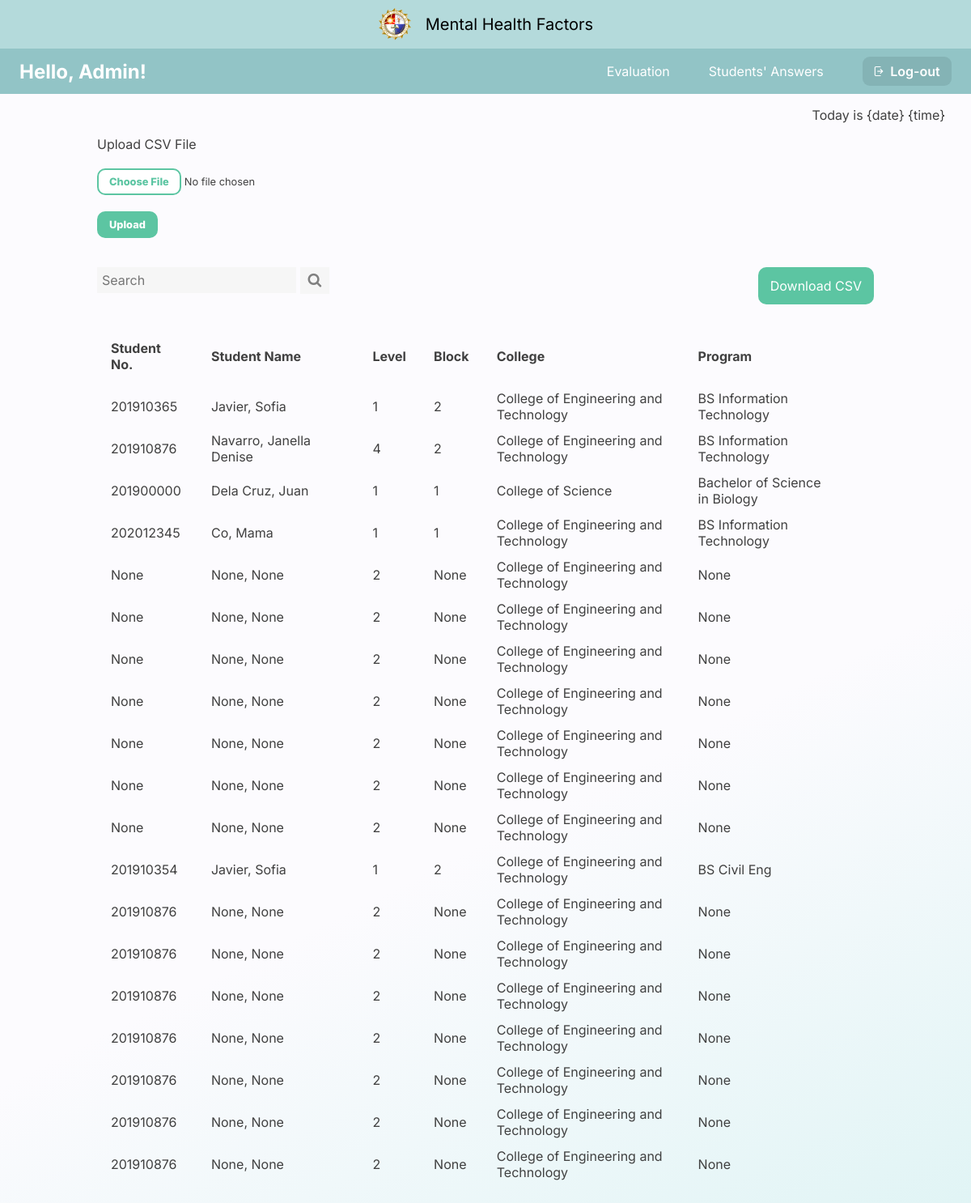
Before: /student_list with the older database file.
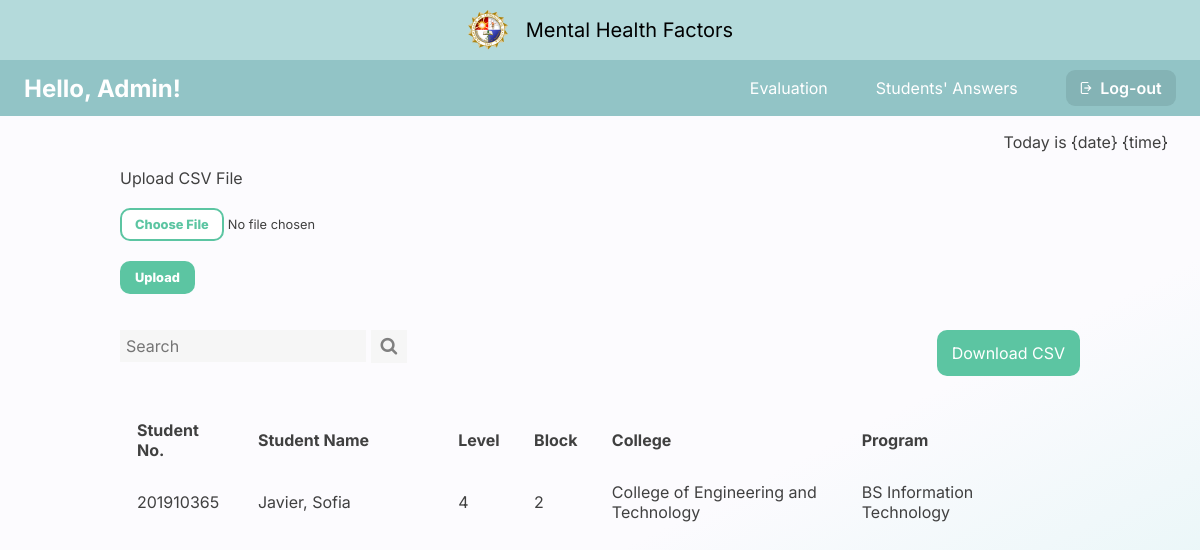
After: the same page with the newer database file.
### capswebsite/models.py (models this page shows, shortened)
class Answers(models.Model):
    email_error_message = 'Email must be: @plm.edu.ph'
    email_regex = RegexValidator(
    regex=r'^[A-Za-z0-9._%+-]+@plm.edu.ph$',
    message=email_error_message
    )
    ID_error_message = 'Faculty ID must be entered in format: 20XXXXXXX'
    ID_regex = RegexValidator(
        regex=r'^20\d{7}$',
        message=ID_error_message
    )
    Year_CHOICES = (
        ('1', '1'),
        ('2', '2'),
        ('3', '3'),
        ('4', '4'),
        ('5', '5'),
        ('6', '6'),
    )
    email = models.EmailField(verbose_name="Email",max_length=60,validators=[email_regex],blank=True)
    firstName = models.CharField(max_length=100, verbose_name='First Name', null=True,blank=True)
    lastName = models.CharField(max_length=100, verbose_name='Last Name', null=True,blank=True)
    numberID = models.CharField(max_length=100,validators=[ID_regex], verbose_name='Number ID', null=True,blank=True)
    college= models.ForeignKey(College, verbose_name='College',null=True,blank=True,on_delete=models.CASCADE)
    course= models.ForeignKey(Course, verbose_name='Course',null=True,blank=True,on_delete=models.CASCADE)
    year = models.CharField(max_length=10, choices=Year_CHOICES, verbose_name='Year', null=True,blank=True)
    block = models.CharField(max_length=10, verbose_name='Block', null=True,blank=True)
    question1 = models.CharField(max_length=1000, verbose_name="question1",null=True, blank =True)
    question2 = models.CharField(max_length=1000, verbose_name="question2",null=True, blank =True)
    question3 = models.CharField(max_length=1000, verbose_name="question3",null=True, blank =True)
    question4 = models.CharField(max_length=1000, verbose_name="question4",null=True, blank =True)
    question5 = models.CharField(max_length=1000, verbose_name="question5",null=True, blank =True)

class College(models.Model):
    college = models.CharField(max_length=100, verbose_name="College",unique=True,null=True, blank =True)
    def __str__(self):
        return f"{self.college}"

class Course(models.Model):
    college = models.ForeignKey(College, verbose_name='College',null=True,blank=True,on_delete=models.CASCADE)
    course = models.CharField(max_length=100, verbose_name="Course",unique=True,null=True, blank =True)
    def __str__(self):
        return f"{self.course}"

### capswebsite/views.py (the view, shortened to what this page needs)
# urls.py: path('student_list',views.student_list, name="student_list"),
def student_list(request):
    answers = Answers.objects.all
    return render(request,'admin/student_list.html',{'answers':answers})

### capswebsite/templates/admin/student_list.html (shortened to what this page needs)
{% load static %}
{% include 'admin/admin_navbar.html' %}
{% block content %}
    <p class="date-time">Today is {date} {time}</p>
    <form method="post" enctype="multipart/form-data">
        <div class="upload-div">
            <label>Upload CSV File</label>
            <br><br>
            <input class="choose-file" type="file" name="file">
            <br><br>
            <button class="upload-btn" type="submit">Upload</button>
        </div>
    </form>
    <div class="centered-div">
        <div class="top-row">
            <div class="search-container">
                <form action="#">
                <input type="text" placeholder="Search" name="search">
                <button type="submit"><i class="fa fa-search"></i></button>
                </form>
            </div>
            <div class="dl-csv">
                <a href="{% url 'answers_csv'%}"><button class="dl-btn"> Download CSV </button></a>
            </div>
        </div>
        <br><br>
        <table class="stud-list-tbl">
            <thead>
            <tr>
                <td width="12%"> Student No. </td>
                <td width="20%"> Student Name </td>
                <td width="5%"> Level </td>
                <td width="5%"> Block </td>
                <td width="25%"> College </td>
                <td width="20%"> Program </td>
                <td width="2%"></td>
            </tr>
            </thead>
            <tbody>
                {% for students in answers %}
            <tr>
                <td><a href="{% url 'student_answer' students.id %}"> {{students.numberID}} </a></td>
                <td><a href="{% url 'student_answer' students.id %}"> {{students.lastName}}, {{students.firstName}} </a></td>
                <td><a href="{% url 'student_answer' students.id %}"> {{students.year}} </a></td>
                <td><a href="{% url 'student_answer' students.id %}"> {{students.block}} </a></td>
                <td><a href="{% url 'student_answer' students.id %}"> {{students.college}} </a></td>
                <td><a href="{% url 'student_answer' students.id %}"> {{students.course}} </a></td>
            </tr>
            {%endfor%}
            </tbody>
        </table>
    </div>
{% endblock %}

Changed rows visible on the page:
removed Answers: numberID "201910365", lastName "Javier", firstName "Sofia", year "1", block "2", college "College of Engineering and Technology", course "BS Information Technology"
removed Answers: numberID "201910876", lastName "Navarro", firstName "Janella Denise", year "4", block "2", college "College of Engineering and Technology", course "BS Information Technology"
removed Answers: numberID "201900000", lastName "Dela Cruz", firstName "Juan", year "1", block "1", college "College of Science", course "Bachelor of Science in Biology"
removed Answers: numberID "202012345", lastName "Co", firstName "Mama", year "1", block "1", college "College of Engineering and Technology", course "BS Information Technology"
removed Answers: numberID "None", lastName "None", firstName "None", year "2", block "None", college "College of Engineering and Technology", course "None"
removed Answers: numberID "None", lastName "None", firstName "None", year "2", block "None", college "College of Engineering and Technology", course "None"
removed Answers: numberID "None", lastName "None", firstName "None", year "2", block "None", college "College of Engineering and Technology", course "None"
removed Answers: numberID "None", lastName "None", firstName "None", year "2", block "None", college "College of Engineering and Technology", course "None"
removed Answers: numberID "None", lastName "None", firstName "None", year "2", block "None", college "College of Engineering and Technology", course "None"
removed Answers: numberID "None", lastName "None", firstName "None", year "2", block "None", college "College of Engineering and Technology", course "None"
removed Answers: numberID "None", lastName "None", firstName "None", year "2", block "None", college "College of Engineering and Technology", course "None"
removed Answers: numberID "201910354", lastName "Javier", firstName "Sofia", year "1", block "2", college "College of Engineering and Technology", course "BS Civil Eng"
removed Answers: numberID "201910876", lastName "None", firstName "None", year "2", block "None", college "College of Engineering and Technology", course "None"
removed Answers: numberID "201910876", lastName "None", firstName "None", year "2", block "None", college "College of Engineering and Technology", course "None"
removed Answers: numberID "201910876", lastName "None", firstName "None", year "2", block "None", college "College of Engineering and Technology", course "None"
removed Answers: numberID "201910876", lastName "None", firstName "None", year "2", block "None", college "College of Engineering and Technology", course "None"
removed Answers: numberID "201910876", lastName "None", firstName "None", year "2", block "None", college "College of Engineering and Technology", course "None"
removed Answers: numberID "201910876", lastName "None", firstName "None", year "2", block "None", college "College of Engineering and Technology", course "None"
removed Answers: numberID "201910876", lastName "None", firstName "None", year "2", block "None", college "College of Engineering and Technology", course "None"
added Answers: numberID "201910365", lastName "Javier", firstName "Sofia", year "4", block "2", college "College of Engineering and Technology", course "BS Information Technology"
